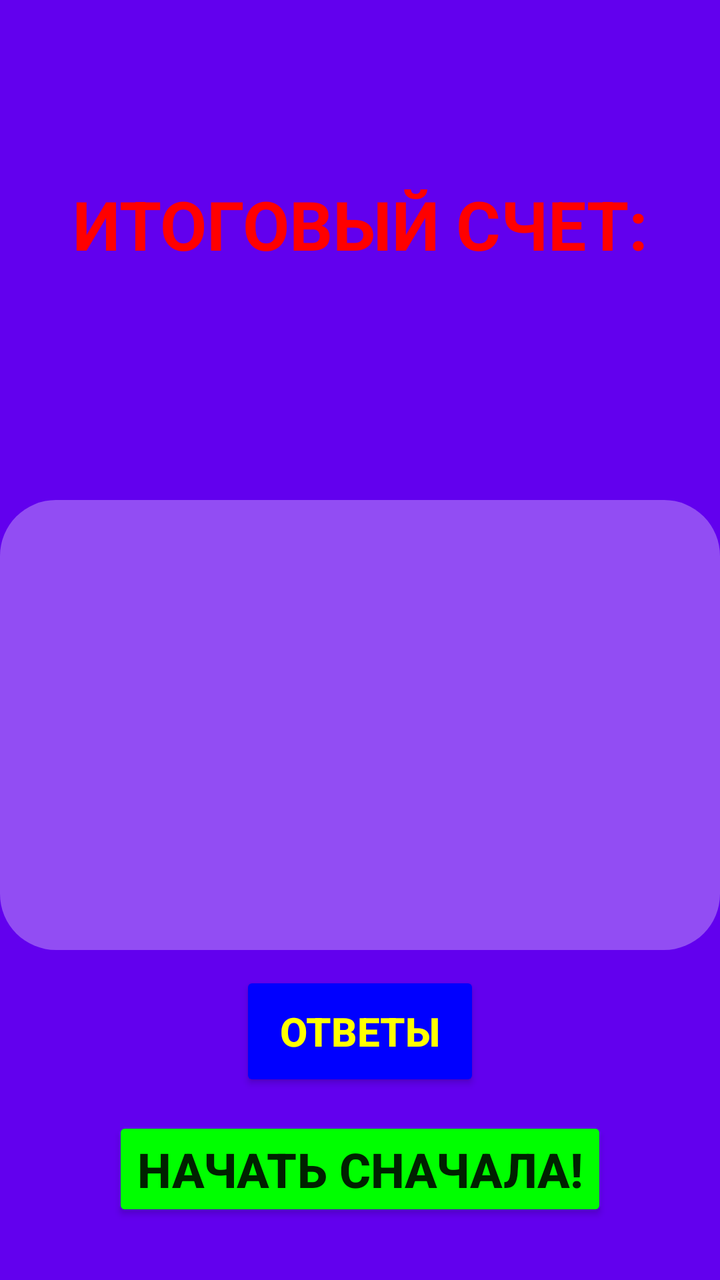
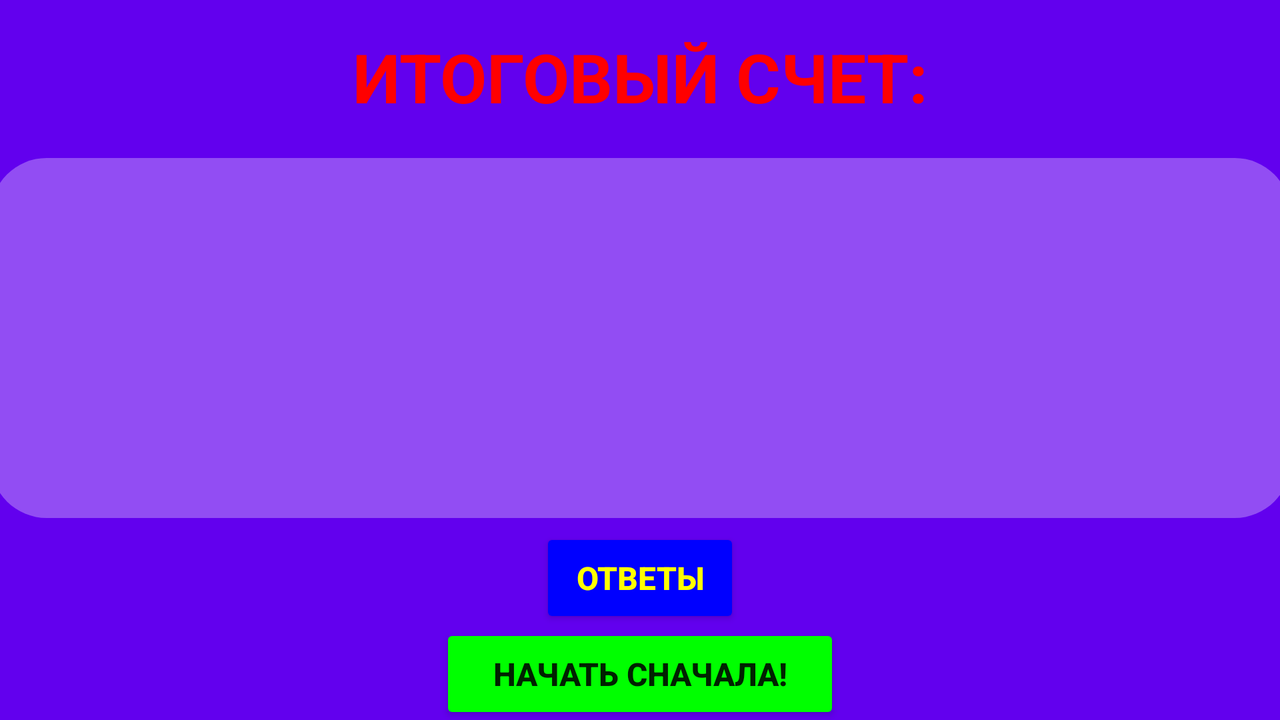

Compare how this app lays out the same screen by default and in its alternative resource folder. The renders come first, then the two layout files and the values they reference.
<!-- AndroidManifest.xml: application theme Theme.AreYouAHuman -->
<!-- res/layout/activity_score.xml -->
<?xml version="1.0" encoding="utf-8"?>
<android.support.constraint.ConstraintLayout xmlns:android="http://schemas.android.com/apk/res/android"
    xmlns:app="http://schemas.android.com/apk/res-auto"
    xmlns:tools="http://schemas.android.com/tools"
    android:layout_width="match_parent"
    android:layout_height="match_parent"
    android:background="@color/purple_500"
    tools:context=".ScoreActivity">

    <TextView
        android:id="@+id/textScore2"
        android:layout_width="wrap_content"
        android:layout_height="wrap_content"
        android:text="@string/finalScore"
        android:textAllCaps="true"
        android:textColor="#FF0000"
        android:textSize="34sp"
        android:textStyle="bold"
        app:layout_constraintBottom_toBottomOf="parent"
        app:layout_constraintEnd_toEndOf="parent"
        app:layout_constraintHorizontal_bias="0.5"
        app:layout_constraintStart_toStartOf="parent"
        app:layout_constraintTop_toTopOf="parent"
        app:layout_constraintVertical_bias="0.15" />

    <TextView
        android:id="@+id/textScore"
        android:layout_width="wrap_content"
        android:layout_height="wrap_content"
        android:textColor="#FFFF00"
        android:textSize="48sp"
        android:textStyle="bold"
        app:layout_constraintBottom_toBottomOf="parent"
        app:layout_constraintEnd_toEndOf="parent"
        app:layout_constraintHorizontal_bias="0.5"
        app:layout_constraintStart_toStartOf="parent"
        app:layout_constraintTop_toBottomOf="@+id/textScore2"
        app:layout_constraintVertical_bias="0.05" />

    <TextView
        android:id="@+id/textDescription"
        android:layout_width="match_parent"
        android:layout_height="225dp"
        android:background="@android:drawable/toast_frame"
        android:backgroundTint="#4DFFFFFF"
        android:gravity="center_horizontal|center_vertical"
        android:textAlignment="center"
        android:textColor="#000000"
        android:textSize="28sp"
        app:layout_constraintBottom_toBottomOf="parent"
        app:layout_constraintEnd_toEndOf="parent"
        app:layout_constraintStart_toStartOf="parent"
        app:layout_constraintTop_toBottomOf="@+id/textScore"
        app:layout_constraintVertical_bias="0.15" />

    <Button
        android:id="@+id/btnReturn"
        android:layout_width="wrap_content"
        android:layout_height="wrap_content"
        android:backgroundTint="#00FF00"
        android:text="@string/return_btn"
        android:textAllCaps="true"
        android:textSize="24sp"
        android:textStyle="bold"
        app:layout_constraintBottom_toBottomOf="parent"
        app:layout_constraintEnd_toEndOf="parent"
        app:layout_constraintHorizontal_bias="0.5"
        app:layout_constraintStart_toStartOf="parent"
        app:layout_constraintTop_toBottomOf="@+id/btnAnswer"
        app:layout_constraintVertical_bias="0.3" />

    <Button
        android:id="@+id/btnAnswer"
        android:layout_width="120dp"
        android:layout_height="60dp"
        android:backgroundTint="#0000FF"
        android:gravity="center_horizontal|center_vertical"
        android:text="@string/answers"
        android:textColor="#FFFF00"
        android:textSize="20sp"
        android:textStyle="bold"
        app:layout_constraintBottom_toBottomOf="parent"
        app:layout_constraintEnd_toEndOf="parent"
        app:layout_constraintHorizontal_bias="0.5"
        app:layout_constraintStart_toStartOf="parent"
        app:layout_constraintTop_toBottomOf="@+id/textDescription"
        app:layout_constraintVertical_bias="0.1" />
</android.support.constraint.ConstraintLayout>
<!-- resources referenced by this layout -->
<resources>
  <string name="answers">ответы</string>
  <string name="finalScore">итоговый счет:</string>
  <string name="return_btn">начать сначала!</string>
  <style name="Theme.AreYouAHuman" parent="Theme.AppCompat.Light.DarkActionBar">
          
          <item name="colorPrimary">@color/purple_500</item>
          <item name="colorPrimaryDark">@color/purple_700</item>
          <item name="colorAccent">@color/teal_200</item>
          
      </style>
</resources>
<!-- res/layout-land/activity_score.xml (the repository's variant of the layout above) -->
<!-- drawn on the phone turned sideways -->
<?xml version="1.0" encoding="utf-8"?>
<android.support.constraint.ConstraintLayout xmlns:android="http://schemas.android.com/apk/res/android"
    xmlns:app="http://schemas.android.com/apk/res-auto"
    xmlns:tools="http://schemas.android.com/tools"
    android:layout_width="match_parent"
    android:layout_height="match_parent"
    android:background="@color/purple_500"
    tools:context=".ScoreActivity">

    <TextView
        android:id="@+id/textScore2"
        android:layout_width="wrap_content"
        android:layout_height="wrap_content"
        android:text="@string/finalScore"
        android:textAllCaps="true"
        android:textColor="#FF0000"
        android:textSize="34sp"
        android:textStyle="bold"
        app:layout_constraintBottom_toBottomOf="parent"
        app:layout_constraintEnd_toEndOf="parent"
        app:layout_constraintStart_toStartOf="parent"
        app:layout_constraintTop_toTopOf="parent"
        app:layout_constraintVertical_bias="0.05" />

    <TextView
        android:id="@+id/textScore"
        android:layout_width="wrap_content"
        android:layout_height="wrap_content"
        android:textColor="#FFFF00"
        android:textSize="34sp"
        android:textStyle="bold"
        app:layout_constraintBottom_toBottomOf="parent"
        app:layout_constraintEnd_toEndOf="parent"
        app:layout_constraintHorizontal_bias="0.1"
        app:layout_constraintStart_toEndOf="@+id/textScore2"
        app:layout_constraintTop_toTopOf="parent"
        app:layout_constraintVertical_bias="0.05" />

    <TextView
        android:id="@+id/textDescription"
        android:layout_width="650dp"
        android:layout_height="180dp"
        android:background="@android:drawable/toast_frame"
        android:backgroundTint="#4DFFFFFF"
        android:textAlignment="center"
        android:textColor="#000000"
        android:textSize="32sp"
        app:layout_constraintBottom_toBottomOf="parent"
        app:layout_constraintEnd_toEndOf="parent"
        app:layout_constraintHorizontal_bias="0.5"
        app:layout_constraintStart_toStartOf="parent"
        app:layout_constraintTop_toBottomOf="@+id/textScore2"
        app:layout_constraintVertical_bias="0.15" />

    <Button
        android:id="@+id/btnReturn"
        android:layout_width="200dp"
        android:layout_height="50dp"
        android:backgroundTint="#00FF00"
        android:text="@string/return_btn"
        android:textAllCaps="true"
        android:textSize="16sp"
        android:textStyle="bold"
        app:layout_constraintBottom_toBottomOf="parent"
        app:layout_constraintEnd_toEndOf="parent"
        app:layout_constraintStart_toStartOf="parent"
        app:layout_constraintTop_toBottomOf="@+id/btnAnswer"
        app:layout_constraintVertical_bias="0.5" />

    <Button
        android:id="@+id/btnAnswer"
        android:layout_width="100dp"
        android:layout_height="50dp"
        android:backgroundTint="#0000FF"
        android:gravity="center_horizontal|center_vertical"
        android:text="@string/answers"
        android:textColor="#FFFF00"
        android:textSize="16sp"
        android:textStyle="bold"
        app:layout_constraintBottom_toBottomOf="parent"
        app:layout_constraintEnd_toEndOf="parent"
        app:layout_constraintHorizontal_bias="0.5"
        app:layout_constraintStart_toStartOf="parent"
        app:layout_constraintTop_toBottomOf="@+id/textDescription"
        app:layout_constraintVertical_bias="0.1" />
</android.support.constraint.ConstraintLayout>
